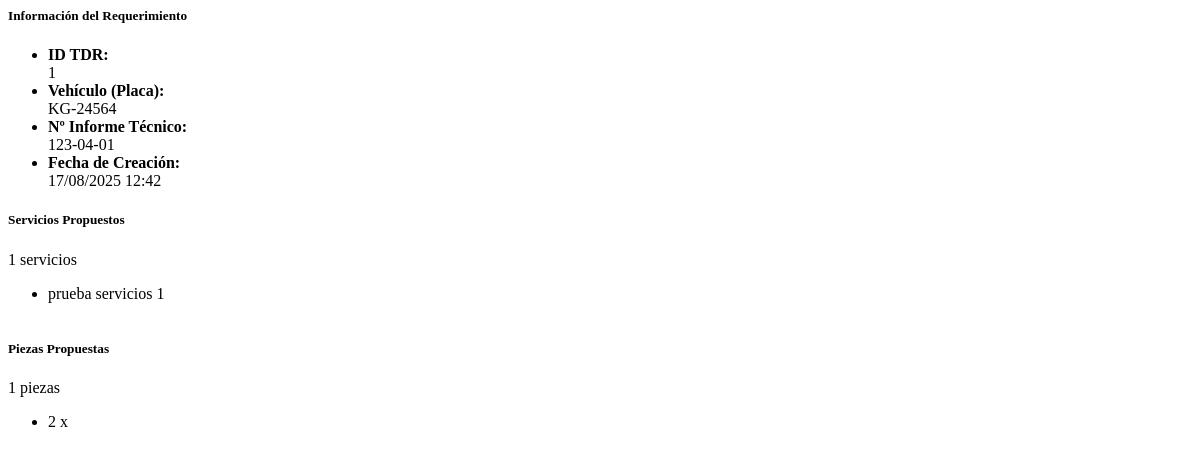
The page /tdr/1/ (signed in) on the database as committed earlier.
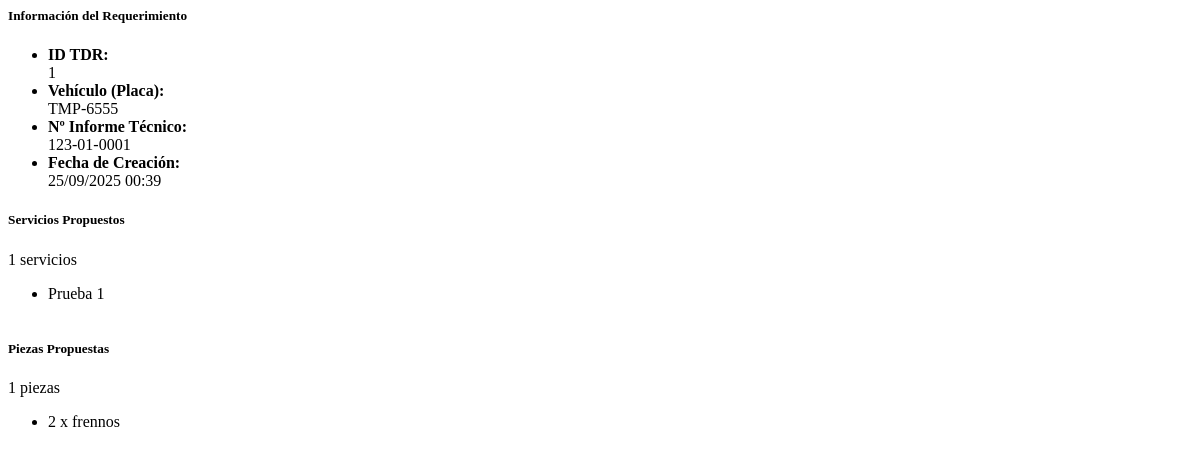
The same page on the database as committed later.
### tdr/models.py (models this page shows, shortened)
class Requerimiento(models.Model):
    vehiculo = models.ForeignKey(
        Vehiculo,
        on_delete=models.CASCADE,
        related_name='requerimientos',
        verbose_name="Vehículo del Requerimiento"
    )
    fecha_creacion = models.DateTimeField(
        auto_now_add=True,
        verbose_name="Fecha de Creación del TDR",
        db_index=True
    )
    informe_tecnico_nro = models.CharField(
        unique=True,
        max_length=50,
        blank=True,
        null=True,
        verbose_name="Nº Informe Técnico"
    )
    servicios_propuestos = models.ManyToManyField(
        DescripcionServicio,
        through='RequerimientoDescripcionDetalle',
        related_name='requerimientos_asociados_servicio',
        verbose_name="Servicios Propuestos en TDR"
    )
    piezas_propuestas = models.ManyToManyField(
        PiezaTDR,
        through='RequerimientoPiezaDetalle',
        related_name='en_requerimientos',
        verbose_name="Piezas Propuestas en TDR"
    )
    class Meta:
        verbose_name = "Requerimiento TDR"
        verbose_name_plural = "Requerimientos TDRs"
        ordering = ['-fecha_creacion']

class RequerimientoDescripcionDetalle(models.Model):
    requerimiento = models.ForeignKey(
        Requerimiento,
        on_delete=models.CASCADE,
        related_name='detalles_servicio',
        verbose_name="Requerimiento Asociado"
    )
    detalle_servicio = models.ForeignKey(
        DescripcionServicio,
        on_delete=models.SET_NULL, # Permite que el detalle sea NULL si la DescripcionServicio se borra
        null=True, blank=True, # Puede ser nulo en DB y formularios
        related_name='en_requerimientos_detalle', # Nombre relacionado más específico
        verbose_name="Descripción del Servicio Propuesto"
    )
    class Meta:
        verbose_name = "Detalle de Servicio del Requerimiento"
        verbose_name_plural = "Detalles de Servicios del Requerimiento"
        ordering = ['id']
        constraints = [
            UniqueConstraint(
                fields=['requerimiento', 'detalle_servicio'],
                name='uniq_req_detalle'
            )
        ]

class DescripcionServicio(models.Model):
    descripcion_servicio = models.TextField(
        unique=True,
        verbose_name="Descripción del Servicio"
    )
    class Meta:
        verbose_name = "Descripción de Servicio (Catálogo)"
        verbose_name_plural = "Descripciones de Servicio (Catálogo)"
        ordering = ['id']

class RequerimientoPiezaDetalle(models.Model):
    requerimiento = models.ForeignKey(
        Requerimiento,
        on_delete=models.CASCADE,
        related_name='detalles_pieza',
        verbose_name="Requerimiento Asociado"
    )
    detalle_pieza = models.ForeignKey(
        PiezaTDR,
        on_delete=models.SET_NULL,
        related_name='en_requerimientos_piezas',
        verbose_name="Pieza Propuesta",
        null=True, blank=True # Puede ser nulo en DB y formularios
    )
    cantidad = models.PositiveIntegerField(verbose_name="Cantidad Propuesta")
    class Meta:
        verbose_name = "Detalle de Pieza del Requerimiento"
        verbose_name_plural = "Detalles de Piezas del Requerimiento"
        ordering = ['id']
        constraints = [
            UniqueConstraint(fields=['requerimiento', 'detalle_pieza'], name='uniq_req_pieza')
        ]

### vehiculo/models.py (models this page shows, shortened)
class Vehiculo(models.Model):
    placa_int = models.CharField(
        max_length=10,
        unique=True,
        verbose_name="Placa Interna"
    )
    placa_rod = models.CharField(
        max_length=10,
        unique=True,
        verbose_name="Placa Rodaje",
        null=True,
        blank=True
    )
    vin = models.CharField(
        max_length= 30,
        unique=True,
        verbose_name= 'N° de serie'
    )
    num_motor = models.CharField(
        max_length= 30,
        blank=False,
        null=False,
        verbose_name= 'N° de motor'
    )
    marca = models.CharField(
        max_length=50,
        verbose_name="Marca"
    )
    modelo = models.CharField(
        max_length=50,
        verbose_name="Modelo"
    )
    anio = models.PositiveIntegerField(
        verbose_name="Año",
        blank=False,
        null=False,
    )
    tipo = models.CharField(
        max_length=30,
        choices=TIPOS_VEHICULO_CHOICES,
        default= '',
        verbose_name='Tipo',
        blank=False,
        null=False,
    )
    kilometraje = models.DecimalField(
        max_digits= 18,
        decimal_places=1,
        blank=False,
        null=False,
        verbose_name="Kilometraje"
    )
    estado_vehi = models.CharField(
        max_length=30,
        choices=ESTADOS_VEHICULO_CHOICES,
        default='OPERATIVO',
        verbose_name='Estado del vehículo'
    )
    estado_odo = models.CharField(
        max_length=30,
        choices=ESTADOS_ODOMETRO_VEHICULO_CHOICES,
        default='OPERATIVO',
        verbose_name='Estado del odometro'
    )
    fecha_adquisicion = models.DateTimeField(
        blank=True,
        null= True,
        verbose_name= 'Fecha de adquisición'
    )
    tipo_combustible = models.CharField(
        max_length=20,
        choices=TIPO_COMBUSTIBLE_CHOICES,
        default='Gasolina',
        verbose_name="Tipo de Combustible"
    )
    procedencia= models.CharField(
        null= True,
        blank= True,
        max_length=50,
        verbose_name='Procedencia'
    )
    funcion = models.CharField(
        max_length=30,
        choices=FUNCION_VEHICULO_CHOICES,
        default='',
        verbose_name='Función policial'
    )
    valor = models.DecimalField(
        max_digits= 18,
        decimal_places=2,
        blank=True,
        null=True,
        verbose_name="Valor"
    )
    subunidad = models.ForeignKey(
        SubUnidad,
        on_delete= models.CASCADE,
        verbose_name= 'Sub Unidad Asignada',
        null=True,
        blank=True
    )
    motivo_ino = models.TextField(
        blank=True,
        null= True,
        verbose_name='Motivo o causa de la inoperatividad'
    )
    fecha_ino = models.DateTimeField(
        blank= True,
        null= True,
        editable=True,
        verbose_name='Fecha de inoperatividad'
    )
    ubicacion_ino = models.ForeignKey(
        SubUnidad, on_delete= models.CASCADE,
        related_name='ubicacion_inoperativo',
        verbose_name='Ubicación del vehículo inoperativo',
        null=True,
        blank=True
    )
    resolucion_baja = models.CharField(
        null= True,
        blank= True,
        max_length=30,
        verbose_name='Resolución de la Baja'
    )
    fecha_baja = models.DateTimeField(
        blank=True,
        null= True,
        verbose_name= 'Fecha de la Baja'
    )
    created = models.DateTimeField(
        auto_now_add=True,
        editable=True
    )
    class Meta:
        verbose_name = "Vehículo"
        verbose_name_plural = "Vehículos"
        ordering = ['created']

### pieza/models.py (models this page shows, shortened)
class PiezaTDR(models.Model):
    descripcion_pieza = models.CharField(
        unique=True,
        verbose_name= 'Nombre Pieza'
    )

### tdr/views.py (the view)
# urls.py: path('<int:id>/', views.detalle_requerimiento, name='detalle_requerimiento'),
@login_required
def detalle_requerimiento(request, id):
    requerimiento =get_object_or_404(Requerimiento, id=id)
    context = {
        'requerimiento': requerimiento
    }
    return render(request, 'requerimiento/detalle.html', context)

### templates/requerimiento/detalle.html (shortened to what the changed rows need)
<div class="container-fluid">
    <div class="card mb-3 shadow-sm">
        <div class="card-body">
            <ul class="list-group list-group-flush">
                <li class="list-group-item d-flex justify-content-between align-items-center">
                    <div><strong>ID TDR:</strong></div>
                    <span>{{ requerimiento.id }}</span>
                </li>
                <li class="list-group-item d-flex justify-content-between align-items-center">
                    <div><strong>Vehículo (Placa):</strong></div>
                    <span>{{ requerimiento.vehiculo.placa_int }}</span>
                </li>
                <li class="list-group-item d-flex justify-content-between align-items-center">
                    <div><strong>Nº Informe Técnico:</strong></div>
                    <span>{{ requerimiento.informe_tecnico_nro|default:"N/A" }}</span>
                </li>
                <li class="list-group-item d-flex justify-content-between align-items-center">
                    <div><strong>Fecha de Creación:</strong></div>
                    <span>{{ requerimiento.fecha_creacion|date:"d/m/Y H:i" }}</span>
                </li>
            </ul>
        </div>
    </div>
    <div class="card shadow-sm mb-3">
        <div class="card-header bg-light d-flex justify-content-between align-items-center"
             style="cursor: pointer;"
             data-bs-toggle="collapse"
             data-bs-target="#serviciosCollapse"
             aria-expanded="false"
             aria-controls="serviciosCollapse">
            <div class="d-flex align-items-center">
                {% if requerimiento.detalles_servicio.all %}
                    <span class="badge bg-secondary me-2">{{ requerimiento.detalles_servicio.count }} servicios</span>
                {% endif %}
            </div>
        </div>
        <div class="collapse show" id="serviciosCollapse">
            <div class="card-body" style="max-height: 200px; overflow-y: auto;">
                {% if requerimiento.detalles_servicio.all %}
                    <ul class="list-group list-group-flush">
                        {% for servicio_detalle in requerimiento.detalles_servicio.all %}
                            <li class="list-group-item d-flex align-items-center">
                                <span class="me-auto">
                                    {{ servicio_detalle.detalle_servicio.descripcion_servicio|default:"[Descripción no disponible]" }}
                                </span>
                            </li>
                        {% endfor %}
                    </ul>
                {% else %}
                    <p class="text-muted text-center mb-0">No se propusieron servicios en este TDR.</p>
                {% endif %}
            </div>
        </div>
    </div>
    <div class="card shadow-sm">
        <div class="card-header bg-light d-flex justify-content-between align-items-center"
             style="cursor: pointer;"
             data-bs-toggle="collapse"
             data-bs-target="#piezasCollapse"
             aria-expanded="false"
             aria-controls="piezasCollapse">
            <div class="d-flex align-items-center">
                {% if requerimiento.detalles_pieza.all %}
                    <span class="badge bg-secondary me-2">{{ requerimiento.detalles_pieza.count }} piezas</span>
                {% endif %}
            </div>
        </div>
        <div class="collapse show" id="piezasCollapse">
            <div class="card-body" style="max-height: 200px; overflow-y: auto;">
                {% if requerimiento.detalles_pieza.all %}
                    <ul class="list-group list-group-flush">
                        {% for pieza_detalle in requerimiento.detalles_pieza.all %}
                            <li class="list-group-item d-flex align-items-center">
                                <span class="me-auto">
                                    {{ pieza_detalle.cantidad }} x {{ pieza_detalle.detalle_pieza.descripcion_pieza }}
                                </span>
                            </li>
                        {% endfor %}
                    </ul>
                {% else %}
                    <p class="text-muted text-center mb-0">No se propusieron piezas en este TDR.</p>
                {% endif %}
            </div>
        </div>
    </div>
</div>

Rows that differ between the two databases and show on the page:
changed Requerimiento id 1: vehiculo.placa_int "KG-24564" → "TMP-6555"; informe_tecnico_nro "123-04-01" → "123-01-0001"; fecha_creacion "17/08/2025 12:42" → "25/09/2025 00:39"
changed through a linked row, RequerimientoDescripcionDetalle: detalle_servicio.descripcion_servicio "prueba servicios 1" → "Prueba 1"
changed RequerimientoPiezaDetalle: detalle_pieza.descripcion_pieza (not shown) → "frennos"
